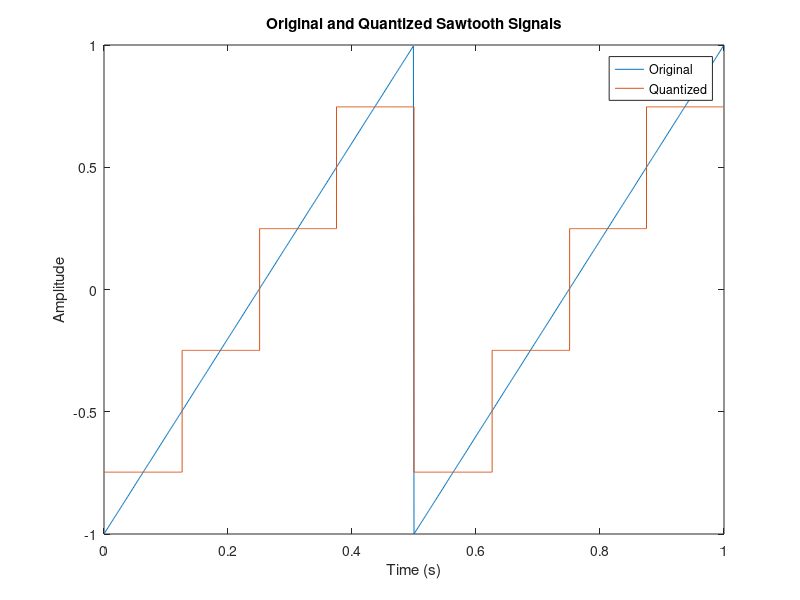

Recreate this plot in MATLAB.
clc;
clear all;
close all;

Fs = 1000;
T = 1;
t = 0:1/Fs:T-1/Fs;

x = sawtooth(2*pi*2*t);

L = 4;
mp = max(x); % Maximum signal amplitude
dyn_range_of_interval = 2*mp/L;
thresholds = linspace(-(mp-dyn_range_of_interval),(mp-dyn_range_of_interval),L-1);
Temp_vector = [-mp thresholds mp];
for k=1:length(Temp_vector)-1
codebook(k) = (Temp_vector(k)+Temp_vector(k+1))/2; % Finds the midpoint of each interval (Quantized Value)
end
[index,quantv] = quantiz(x,thresholds,codebook);

% Plot the original and quantized signals
plot(t, x);
hold on;
stairs(t, quantv);
hold off;
xlabel('Time (s)');
ylabel('Amplitude');
title('Original and Quantized Sawtooth Signals');
legend('Original', 'Quantized');
